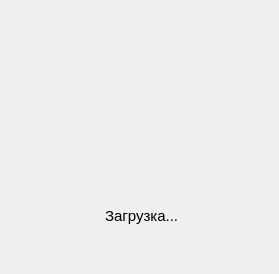
<?xml version="1.0" encoding="UTF-8"?>
<ui version="4.0">
 <class>StartForm</class>
 <widget class="QWidget" name="StartForm">
  <property name="geometry">
   <rect>
    <x>0</x>
    <y>0</y>
    <width>279</width>
    <height>274</height>
   </rect>
  </property>
  <property name="windowTitle">
   <string>Запуск</string>
  </property>
  <widget class="QLabel" name="label">
   <property name="geometry">
    <rect>
     <x>0</x>
     <y>-30</y>
     <width>281</width>
     <height>281</height>
    </rect>
   </property>
   <property name="text">
    <string/>
   </property>
   <property name="scaledContents">
    <bool>true</bool>
   </property>
  </widget>
  <widget class="QLabel" name="label_2">
   <property name="geometry">
    <rect>
     <x>105</x>
     <y>207</y>
     <width>75</width>
     <height>18</height>
    </rect>
   </property>
   <property name="font">
    <font>
     <pointsize>11</pointsize>
    </font>
   </property>
   <property name="text">
    <string>Загрузка...</string>
   </property>
  </widget>
 </widget>
 <resources/>
 <connections/>
</ui>
